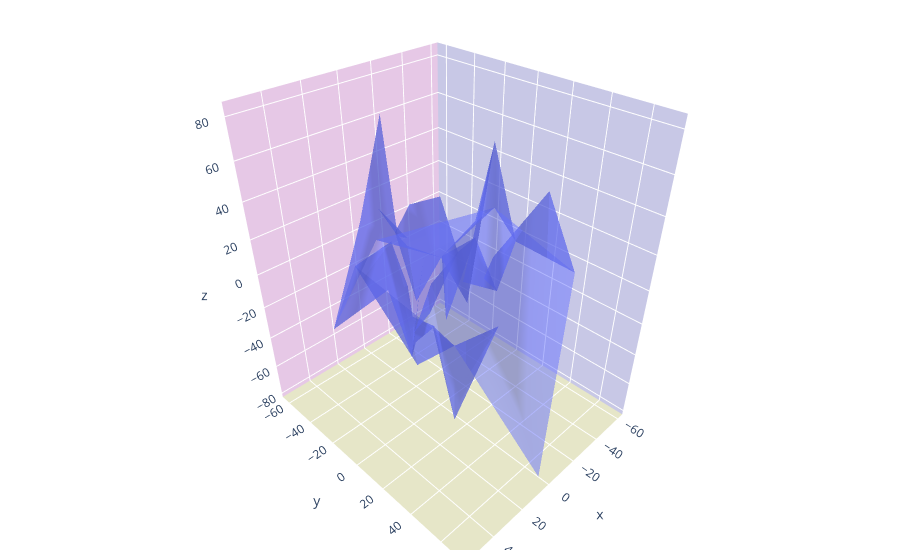

The cell this chart's notebook holds for it:
### Markdown cell above
## Background and Grid Color

### Code cell
import plotly.graph_objects as go
import numpy as np

N = 50
fig = go.Figure(data=[go.Mesh3d(x=(30*np.random.randn(N)),
                   y=(25*np.random.randn(N)),
                   z=(30*np.random.randn(N)),
                   opacity=0.5,)])


# xaxis.backgroundcolor is used to set background color
fig.update_layout(scene = dict(
                    xaxis = dict(
                         backgroundcolor="rgb(200, 200, 230)",
                         gridcolor="white",
                         showbackground=True,
                         zerolinecolor="white",),
                    yaxis = dict(
                        backgroundcolor="rgb(230, 200,230)",
                        gridcolor="white",
                        showbackground=True,
                        zerolinecolor="white"),
                    zaxis = dict(
                        backgroundcolor="rgb(230, 230,200)",
                        gridcolor="white",
                        showbackground=True,
                        zerolinecolor="white",),),
                    width=700,
                    margin=dict(
                    r=10, l=10,
                    b=10, t=10)
                  )
fig.show()

### Figure 1 — Plotly figure (JSON) as saved in the notebook; plotly's stock layout.template omitted (floating-point values rounded to 4 significant figures)
{"data": [{"opacity": 0.5, "type": "mesh3d", "x": [-0.08716, -1.819, 28.92, 13.23, 9.885, -8.777, 24.47, -8.46, 1.498, 6.584, -36.03, -8.973, -9.378, 3.036, -33.35, -35.6, 48.7, 34.69, 26.67, 54.74, 12.59, -2.732, 14.47, -56.38, -32.94, 22.76, 0.9785, -38.33, 19.76, 29.97, 20.04, -0.9089, -25.08, 3.228, 12.81, -10.76, 18.09, 9.433, 9.993, -60.98, 32.43, 51.73, -12.07, -44.31, 19.17, -13.97, -29.01, 36.53, -41.5, 21.52], "y": [-31.19, 36.56, 12.91, -6.435, 3.734, 14.55, 20.75, 20.69, 13.67, -11.93, 16.6, -32.78, 25.1, 21.83, 34.85, -14.72, 4.655, 21.46, 7.946, -10.67, 7.683, 1.701, 24.89, -15.71, 8.487, 7.323, 18.93, -1.822, 3.183, -1.774, 0.8516, 0.209, -8.169, 70.68, -21.1, -29.34, -19.89, -17.75, 0.2859, 35.77, 42.21, 5.933, -62.46, 9.609, -32.77, -12.52, -28.74, 10.64, -15.67, 19.3], "z": [14.32, -7.202, 2.417, 27.52, -11.16, 27.47, -0.5795, 8.082, 23.98, 39.95, 15.62, 1.751, 21.62, -46.36, 49.17, -39.76, 27.11, -16.92, 15.22, -3.497, 9.108, -24.02, -64.82, 12.2, -18.02, -19.46, -21.76, 59.53, -17.47, 9.804, -34.81, 45.69, -16.69, -78.02, 81.36, -32.94, 39.27, 21.99, 19.57, -6.945, 5.676, 36.72, -9.028, 7.539, 27.85, 2.502, -12.75, 43.55, 10.25, -3.755]}], "layout": {"autosize": true, "margin": {"b": 10, "l": 10, "r": 10, "t": 10}, "scene": {"aspectmode": "auto", "aspectratio": {"x": 0.8578, "y": 0.9869, "z": 1.181}, "xaxis": {"backgroundcolor": "rgb(200, 200, 230)", "gridcolor": "white", "showbackground": true, "type": "linear", "zerolinecolor": "white"}, "yaxis": {"backgroundcolor": "rgb(230, 200,230)", "gridcolor": "white", "showbackground": true, "type": "linear", "zerolinecolor": "white"}, "zaxis": {"backgroundcolor": "rgb(230, 230,200)", "gridcolor": "white", "showbackground": true, "type": "linear", "zerolinecolor": "white"}}}}
